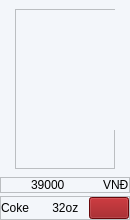
                              <widget class="QWidget" name="widget_67" native="true">
                               <property name="minimumSize">
                                <size>
                                 <width>130</width>
                                 <height>220</height>
                                </size>
                               </property>
                               <property name="maximumSize">
                                <size>
                                 <width>110</width>
                                 <height>220</height>
                                </size>
                               </property>
                               <property name="styleSheet">
                                <string notr="true">background-color: rgb(243, 246, 250);</string>
                               </property>
                               <layout class="QVBoxLayout" name="verticalLayout_77">
                                <property name="spacing">
                                 <number>3</number>
                                </property>
                                <property name="leftMargin">
                                 <number>0</number>
                                </property>
                                <property name="topMargin">
                                 <number>0</number>
                                </property>
                                <property name="rightMargin">
                                 <number>0</number>
                                </property>
                                <property name="bottomMargin">
                                 <number>0</number>
                                </property>
                                <item alignment="Qt::AlignHCenter">
                                 <widget class="QWidget" name="widget_68" native="true">
                                  <layout class="QVBoxLayout" name="verticalLayout_78">
                                   <item>
                                    <widget class="QFrame" name="frame_56">
                                     <property name="minimumSize">
                                      <size>
                                       <width>100</width>
                                       <height>160</height>
                                      </size>
                                     </property>
                                     <property name="maximumSize">
                                      <size>
                                       <width>100</width>
                                       <height>160</height>
                                      </size>
                                     </property>
                                     <property name="frameShape">
                                      <enum>QFrame::StyledPanel</enum>
                                     </property>
                                     <property name="frameShadow">
                                      <enum>QFrame::Raised</enum>
                                     </property>
                                     <layout class="QVBoxLayout" name="verticalLayout_79">
                                      <property name="spacing">
                                       <number>0</number>
                                      </property>
                                      <property name="leftMargin">
                                       <number>0</number>
                                      </property>
                                      <property name="topMargin">
                                       <number>0</number>
                                      </property>
                                      <property name="rightMargin">
                                       <number>0</number>
                                      </property>
                                      <property name="bottomMargin">
                                       <number>0</number>
                                      </property>
                                      <item alignment="Qt::AlignHCenter|Qt::AlignTop">
                                       <widget class="QLabel" name="label_80">
                                        <property name="minimumSize">
                                         <size>
                                          <width>100</width>
                                          <height>120</height>
                                         </size>
                                        </property>
                                        <property name="maximumSize">
                                         <size>
                                          <width>100</width>
                                          <height>120</height>
                                         </size>
                                        </property>
                                        <property name="text">
                                         <string/>
                                        </property>
                                        <property name="pixmap">
                                         <pixmap resource="../../utils/resources_food.qrc">:/Food/images/Food/coca.png</pixmap>
                                        </property>
                                        <property name="scaledContents">
                                         <bool>true</bool>
                                        </property>
                                       </widget>
                                      </item>
                                     </layout>
                                    </widget>
                                   </item>
                                  </layout>
                                 </widget>
                                </item>
                                <item>
                                 <widget class="QWidget" name="widget_69" native="true">
                                  <layout class="QVBoxLayout" name="verticalLayout_80">
                                   <property name="spacing">
                                    <number>0</number>
                                   </property>
                                   <property name="leftMargin">
                                    <number>0</number>
                                   </property>
                                   <property name="topMargin">
                                    <number>0</number>
                                   </property>
                                   <property name="rightMargin">
                                    <number>0</number>
                                   </property>
                                   <property name="bottomMargin">
                                    <number>0</number>
                                   </property>
                                   <item>
                                    <widget class="QFrame" name="frame_57">
                                     <property name="frameShape">
                                      <enum>QFrame::StyledPanel</enum>
                                     </property>
                                     <property name="frameShadow">
                                      <enum>QFrame::Raised</enum>
                                     </property>
                                     <layout class="QHBoxLayout" name="horizontalLayout_48">
                                      <property name="spacing">
                                       <number>0</number>
                                      </property>
                                      <property name="leftMargin">
                                       <number>0</number>
                                      </property>
                                      <property name="topMargin">
                                       <number>0</number>
                                      </property>
                                      <property name="rightMargin">
                                       <number>0</number>
                                      </property>
                                      <property name="bottomMargin">
                                       <number>0</number>
                                      </property>
                                      <item alignment="Qt::AlignRight">
                                       <widget class="QLabel" name="label_84">
                                        <property name="styleSheet">
                                         <string notr="true">font: 75 bold 10pt &quot;MS Shell Dlg 2&quot;;</string>
                                        </property>
                                        <property name="text">
                                         <string>39000</string>
                                        </property>
                                       </widget>
                                      </item>
                                      <item alignment="Qt::AlignRight">
                                       <widget class="QLabel" name="label_85">
                                        <property name="text">
                                         <string>VNĐ</string>
                                        </property>
                                       </widget>
                                      </item>
                                     </layout>
                                    </widget>
                                   </item>
                                  </layout>
                                 </widget>
                                </item>
                                <item>
                                 <widget class="QWidget" name="widget_70" native="true">
                                  <layout class="QVBoxLayout" name="verticalLayout_81">
                                   <property name="spacing">
                                    <number>0</number>
                                   </property>
                                   <property name="leftMargin">
                                    <number>0</number>
                                   </property>
                                   <property name="topMargin">
                                    <number>0</number>
                                   </property>
                                   <property name="rightMargin">
                                    <number>0</number>
                                   </property>
                                   <property name="bottomMargin">
                                    <number>0</number>
                                   </property>
                                   <item>
                                    <widget class="QFrame" name="frame_58">
                                     <property name="frameShape">
                                      <enum>QFrame::StyledPanel</enum>
                                     </property>
                                     <property name="frameShadow">
                                      <enum>QFrame::Raised</enum>
                                     </property>
                                     <layout class="QHBoxLayout" name="horizontalLayout_49">
                                      <property name="spacing">
                                       <number>0</number>
                                      </property>
                                      <property name="leftMargin">
                                       <number>0</number>
                                      </property>
                                      <property name="topMargin">
                                       <number>0</number>
                                      </property>
                                      <property name="rightMargin">
                                       <number>0</number>
                                      </property>
                                      <property name="bottomMargin">
                                       <number>0</number>
                                      </property>
                                      <item>
                                       <widget class="QLabel" name="label_NameProduct_4">
                                        <property name="styleSheet">
                                         <string notr="true">font: 75  12pt &quot;Segoe UI Variable Display&quot;;</string>
                                        </property>
                                        <property name="text">
                                         <string>Coke       32oz</string>
                                        </property>
                                        <property name="wordWrap">
                                         <bool>true</bool>
                                        </property>
                                       </widget>
                                      </item>
                                      <item alignment="Qt::AlignRight">
                                       <widget class="QPushButton" name="pushButton_Plus_4">
                                        <property name="styleSheet">
                                         <string notr="true">background-color: rgb(145, 8, 12);</string>
                                        </property>
                                        <property name="text">
                                         <string/>
                                        </property>
                                        <property name="icon">
                                         <iconset resource="../../utils/resources.qrc">
                                          <normaloff>:/WhiteIcons/images/icons/WhiteIcons/create_ic.svg</normaloff>:/WhiteIcons/images/icons/WhiteIcons/create_ic.svg</iconset>
                                        </property>
                                        <property name="iconSize">
                                         <size>
                                          <width>24</width>
                                          <height>24</height>
                                         </size>
                                        </property>
                                       </widget>
                                      </item>
                                     </layout>
                                    </widget>
                                   </item>
                                  </layout>
                                 </widget>
                                </item>
                               </layout>
                              </widget>
